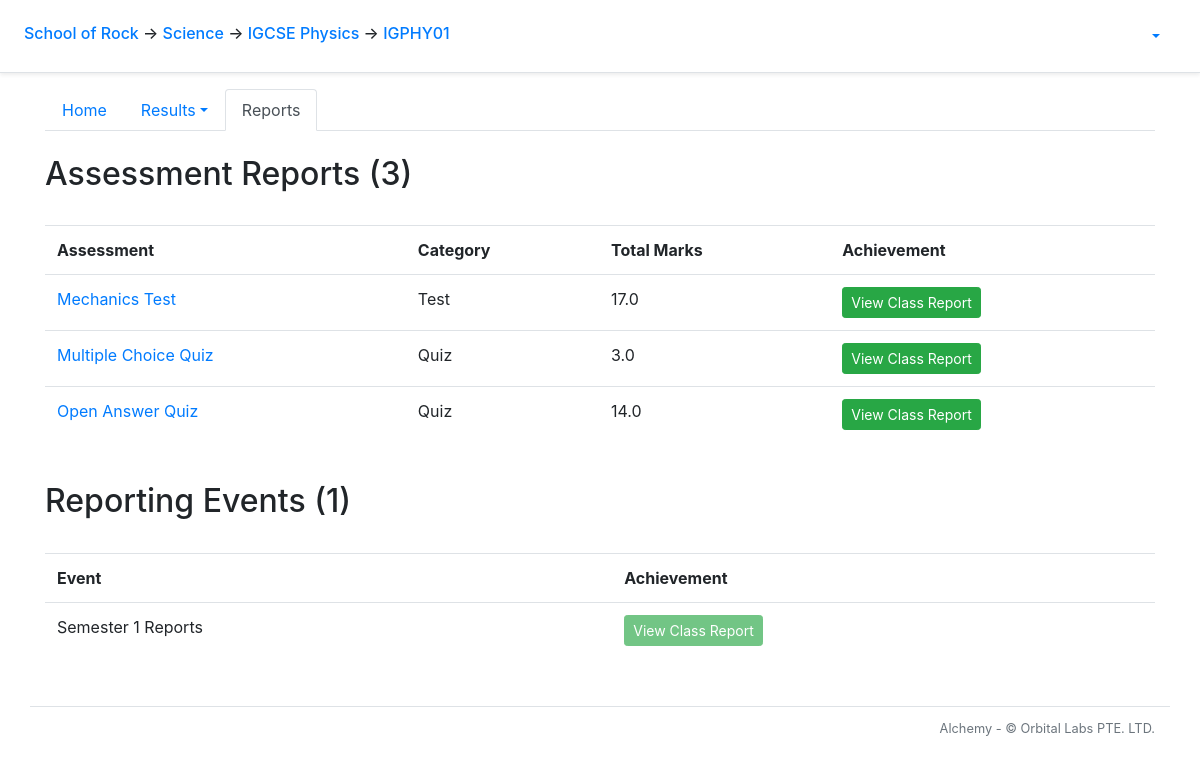
Screenshot of /course/1/clazz/1/view_reports with the database file from the repository.
### alchemy/models.py (models this page shows, shortened)
class School(db.Model):
    __tablename__ = 'school'
    id = db.Column(db.Integer, primary_key=True)
    name = db.Column(db.String(50))
    departments = db.relationship('Department', backref='school')
    snapshots = db.relationship('Snapshot', backref='school')

class Department(db.Model):
    __tablename__ = 'department'
    id = db.Column(db.Integer, primary_key=True)
    name = db.Column(db.String(50))
    school_id = db.Column(db.Integer, db.ForeignKey('school.id'))
    courses = db.relationship('Course', backref='department')

class Course(db.Model):
    __tablename__ = 'course'
    id = db.Column(db.Integer, primary_key=True)
    name = db.Column(db.String(20), nullable=False)
    department_id = db.Column(db.Integer, db.ForeignKey('department.id'))
    questions = db.relationship('Question', backref = 'q_course')
    tags = db.relationship('Tag', backref='tag_course')
    clazzes = db.relationship('Clazz', backref='course')
    papers = db.relationship('Paper', backref='course')
    grade_levels = db.relationship('GradeLevel', backref='grade_levels')
    assessment_categories = db.relationship('AssessmentCategory', backref='assessment_categories')
    checkpoints = db.relationship('Checkpoint', backref='course')

class Clazz(db.Model):
    __tablename__ = 'clazz'
    id = db.Column(db.Integer, primary_key=True)
    code = db.Column(db.String(20), nullable=False)
    course_id = db.Column(db.Integer, db.ForeignKey('course.id'))
    students = db.relationship('Student', secondary=clazzes_students, back_populates='clazzes',
        order_by='Student.id')

class Paper(db.Model):
    __tablename__ = 'paper'
    id = db.Column(db.Integer, primary_key=True)
    title = db.Column(db.String(50), nullable=False)
    scores = db.relationship('Score', backref='paper')
    paper_questions = db.relationship('PaperQuestion',
            order_by='PaperQuestion.order_number',
            collection_class=ordering_list('order_number', count_from=1))
    course_id = db.Column(db.Integer, db.ForeignKey('course.id'))
    category_id = db.Column(db.Integer, db.ForeignKey('assessment_category.id'), nullable=False)
    category = db.relationship('AssessmentCategory', back_populates='papers')
    checkpoints = db.relationship('Checkpoint', secondary=checkpoints_papers, back_populates='papers')
    @sqlalchemy.orm.reconstructor
    def __paper_construct__(self):
        self.build_profile()
    def build_profile(self):
        self.profile = paper_profile.PaperProfile()
        self.profile.total_questions = len(self.paper_questions)
        tag_list = []
        for pq in self.paper_questions:
            if len(pq.question.all_solutions) > 1:
                self.profile.total_mc_questions += 1
                self.profile.total_mc_points += pq.question.points
            elif len(pq.question.all_solutions) == 1:
                self.profile.total_oa_questions += 1
                self.profile.total_oa_points += pq.question.points
            else:
                pass
            self.profile.total_points += pq.question.points
            for tag in pq.question.tags:
                if tag not in tag_list:
                    tag_list.append(tag)
        if self.profile.total_mc_questions > 0:
            self.profile.has_mc_questions = True
        if self.profile.total_points != 0:
            self.profile.mcq_points_norm_ratio = round(self.profile.total_mc_points/self.profile.total_points*100, 1)
            self.profile.oaq_points_norm_ratio = round(self.profile.total_oa_points/self.profile.total_points*100, 1)
        for tag in tag_list:
            new_tag_profile = paper_profile.build_tag_profile(self, tag)
            new_tag_profile.calculate_q_percentage(self.profile)
            new_tag_profile.calculate_p_percentage(self.profile)
            self.profile.tag_profile_list.append(new_tag_profile)
    def check_clazz_scores(self, clazz):
        clazz_id = clazz.id
        scores = Score.query.filter_by(paper_id = self.id).all()
        clazz_scores = []
        for score in scores:
            student_id = score.student_id
            student = Student.query.get_or_404(student_id)
            if clazz in student.clazzes:
                clazz_scores.append(score)
        for score in clazz_scores:
            if score == None:
                return False
            else:
                return True

class AssessmentCategory(db.Model):
    __tablename__ = 'assessment_category'
    id = db.Column(db.Integer, primary_key=True)
    name = db.Column(db.String())
    weight = db.Column(db.Float)
    course_id = db.Column(db.Integer, db.ForeignKey('course.id'), nullable=False)
    papers = db.relationship('Paper', back_populates='category')

class Snapshot(db.Model):
    __tablename__ = 'snapshot'
    id = db.Column(db.Integer, primary_key=True)
    name = db.Column(db.String(50), nullable=False)
    checkpoints = db.relationship('Checkpoint', backref='snapshot')
    school_id = db.Column(db.Integer, db.ForeignKey('school.id'))
    is_published = db.Column(db.Boolean)
    db.session.commit()

### alchemy/views/clazz.py (the view)
@bp_clazz.route('view_reports')
@auth_manager.require_group
def view_reports():
    return flask.render_template('course/clazz/view_reports.html')

### alchemy/auth_manager.py (called while the page is built)
def auth_enabled():
    return False

def require_group(func):
    @functools.wraps(func)
    def deco(*args, **kwargs):
        if not auth_enabled():
            g.current_user = None
        elif flask_jwt_extended.verify_jwt_in_request(optional=True):
            g.current_user = flask_jwt_extended.get_current_user()
        else:
            flask.abort(401)
        return func(*args, **kwargs)
    return deco

### alchemy/views/clazz.py (called while the page is built)
@bp_clazz.url_value_preprocessor
def url_value_preprocessor(endpoint, values):
    g.clazz = models.Clazz.query.get_or_404(values.pop('clazz_id'))
    g.student_paper_report_sections_string = 'OverviewSection,AdjacentGradesSection,ClazzSummarySection,CohortSummarySection,HighlightsSection,TagDetailsSection,QuestionDetailsSection'
    g.clazz_paper_report_sections_string = 'OverviewSection,OverviewPlotSection,OverviewDetailsSection,GradeOverviewSection,TagOverviewSection,QuestionOverviewSection,TagDetailsSection,QuestionDetailsSection'

@bp_clazz.url_defaults
def url_defaults(endpoint, values):
    if 'clazz_id' not in values:
        values['clazz_id'] = g.clazz.id

@bp_clazz.before_request
def before_request():
    g.html_title = f'Class - {g.clazz.code}'

### alchemy/views/course.py (called while the page is built)
@bp_course.url_value_preprocessor
def url_value_preprocessor(endpoint, values):
    g.course = models.Course.query.get_or_404(values.pop('course_id'))
    g.department = models.Department.query.get_or_404(g.course.department_id)
    g.school = models.School.query.get_or_404(g.department.school_id)

@bp_course.url_defaults
def url_defaults(endpoint, values):
    if 'course_id' not in values:
        values['course_id'] = g.course.id

@bp_course.before_request
def before_request():
    if 'html_title' not in g:
        g.html_title = f'Course - {g.course.name}'

### alchemy/views/department.py (called while the page is built)
@bp_department.url_defaults
def bp_department_url_defaults(endpoint, values):
    if 'department_id' not in values:
        values['department_id'] = g.department.id

### alchemy/views/paper.py (called while the page is built)
@bp_paper.url_defaults
def url_defaults(endpoint, values):
    if 'paper_id' not in values:
        values['paper_id'] = g.paper.id if 'paper' in g else 0

### alchemy/views/profile.py (called while the page is built)
    def calculate_q_percentage(self, paper_profile):
        q_percentage = self.allocated_questions/paper_profile.total_questions*100
        self.question_percentage = round(q_percentage, 1)

    def calculate_p_percentage(self, paper_profile):
        p_percentage = self.allocated_points/paper_profile.total_points*100
        self.points_percentage = round(p_percentage, 1)

### alchemy/templates/course/clazz/view_reports.html
{% extends "course/clazz/layout.html" %}
{% block clazz_tab_content %}
<h2>Assessment Reports ({{ g.course.papers | length }})</h2>
<br>
<table class="table table-hover">
  <tr>
    <th>Assessment</th>
    <th>Category</th>
    <th>Total Marks</th>
    <th>Achievement</th>
  </tr>
  {% for paper in g.course.papers %}
    <tr>
      <td><a href="{{ url_for('course.paper.index', paper_id = paper.id)}}">{{ paper.title }}</a></td>
      <td>{{ paper.category.name }}</td>
      <td>{{ paper.profile.total_points }}</td>
      <td>
        {% if (paper.paper_questions | length) != 0 %}
          {% if paper.check_clazz_scores(g.clazz) %}
            <a class="btn btn-success btn-sm" target="_blank" href="{{ url_for('course.clazz.paper_report', paper_id = paper.id, clazz_id = g.clazz.id, section_selection_string_get = g.clazz_paper_report_sections_string ) }}">View Class Report</a>
          {% else %}
            <a class="btn btn-success btn-sm disabled" target="_blank">View Class Report</a>
          {% endif %}
        {% endif %}
      </td>
    </tr>
  {% endfor %}
</table>
<br>
<h2>Reporting Events ({{ g.school.snapshots | length }})</h2>
<br>
{% if g.school.snapshots %}
  <table class="table table-hover">
    <tr>
      <th>Event</th>
      <th>Achievement</th>
    </tr>
    {% for snapshot in g.school.snapshots %}
      <tr>
        <td>{{ snapshot.name }}</td>
        <td>
          <a class="btn btn-success btn-sm disabled" target="_blank" href="">View Class Report</a>
        </td>
      </tr>
    {% endfor %}
  </table>
{% else %}
  <h5 color='red'>There are no Reporting Events to view.</h5>
{% endif %}
{% endblock clazz_tab_content %}

### alchemy/templates/layout_start.html (shortened to what this page needs)
<!doctype html>
<html lang="en">
  <head>
      <link rel="stylesheet" href="https://stackpath.bootstrapcdn.com/bootstrap/4.5.0/css/bootstrap.min.css">
      <link rel="stylesheet" type="text/css" href="{{ url_for('static', filename='card-body.css') }}">
    </head>
    <body>
      <div class="p-3 px-md-4 mb-3 bg-white border-bottom shadow-sm">
        <div class="row justify-content-md-center">
          <div class="col d-flex align-items-baseline">
            <h6 class="mt-2 mr-3">
              {% if g.school %}
                <a href = "{{ url_for('school.index', school_id = g.school.id)}}">{{ g.school.name }}</a>
              {% else %}
                <b style="text-align: center;">Welcome to...</b>
              {% endif %}
              {% if g.department %}
                <span>&#8594;</span><a href = "{{ url_for('department.index', department_id = g.department.id) }}"> {{ g.department.name }}</a>
              {% endif %}
              {% if g.course %}
                <span>&#8594;</span><a href = "{{ url_for('course.index', course_id = g.course.id) }}"> {{ g.course.name }}</a>
              {% endif %}
              {% if g.clazz %}
                <span>&#8594;</span><a href = "{{ url_for('course.clazz.index', clazz_id = g.clazz.id) }}"> {{ g.clazz.code }}</a>
              {% endif %}
            </h6>
          </div>
          <div class="col-md-auto d-flex align-items-baseline">
            {% if 'current_user' in g %}
            <ul class="nav nav-pills">
              <li class="nav-item dropdown">
                <a class="nav-link dropdown-toggle" data-toggle="dropdown" href="#" role="button" aria-haspopup="true" aria-expanded="false">{{ g.current_user.username }}</a>
              </li>
            </ul>
            {% endif %}
          </div>
        </div>
      </div>

### rows the page displays
School: school.name "School of Rock"
Department: department.name "Science"
Course: course.name "IGCSE Physics"
Clazz: clazz.code "IGPHY01"
Paper: title "Mechanics Test", category.name "Test", profile.total_points "17.0"
Paper: title "Multiple Choice Quiz", category.name "Quiz", profile.total_points "3.0"
Paper: title "Open Answer Quiz", category.name "Quiz", profile.total_points "14.0"
Snapshot: name "Semester 1 Reports"

### other values shown
{{ g.course.papers | length }} "3"
{{ g.school.snapshots | length }} "1"
